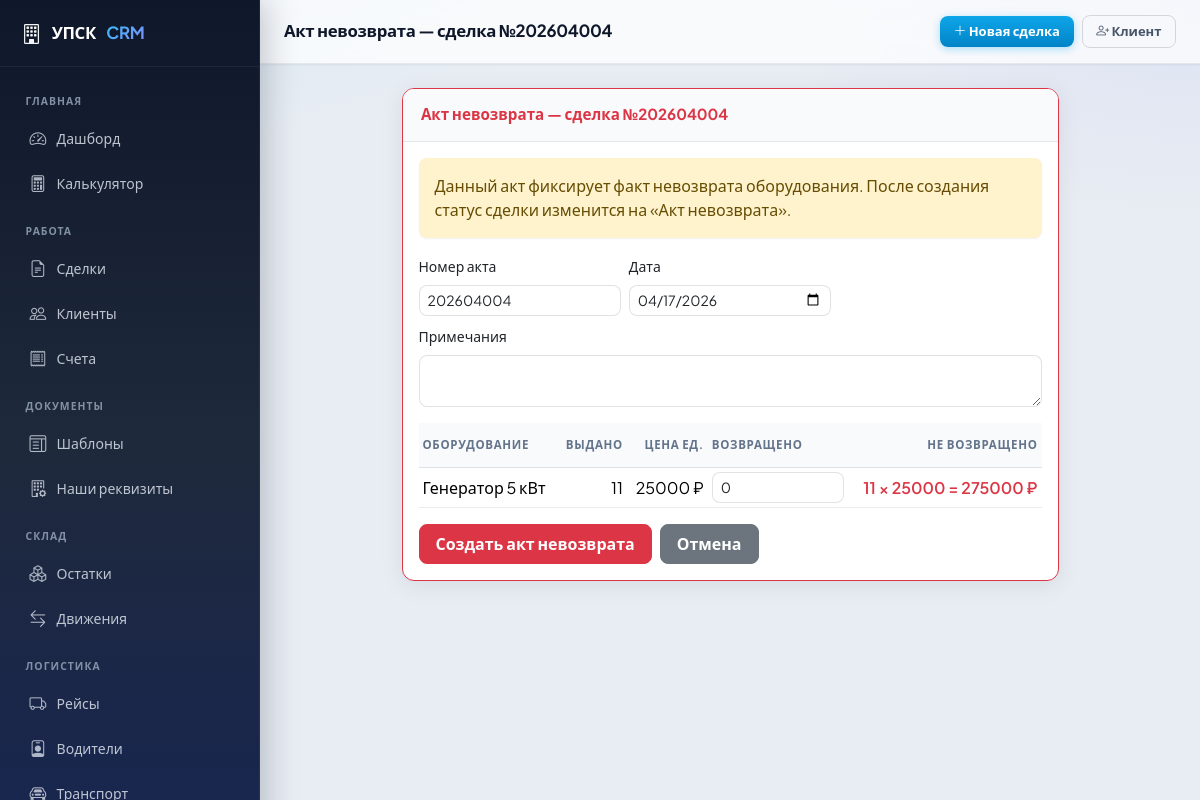
The app's page /billing/non-return/deal/4/ with its own data.
### deals/models.py (models this page shows, shortened)
class Deal(models.Model):
    number = models.CharField('Номер сделки', max_length=50, unique=True)
    client = models.ForeignKey('clients.Client', on_delete=models.PROTECT,
                               related_name='deals', verbose_name='Клиент')
    our_entity = models.ForeignKey(
        'documents.OurLegalEntity',
        on_delete=models.PROTECT,
        related_name='deals',
        verbose_name='Наша организация',
        null=True,
        blank=True,
    )
    status = models.CharField('Статус', max_length=30, choices=DEAL_STATUS_CHOICES, default='new')
    created_at = models.DateTimeField('Создана', auto_now_add=True)
    updated_at = models.DateTimeField('Обновлена', auto_now=True)
    start_date = models.DateField('Дата начала аренды', null=True, blank=True)
    end_date = models.DateField('Дата окончания аренды', null=True, blank=True)
    actual_return_date = models.DateField('Фактический возврат', null=True, blank=True)
    city = models.CharField('Город', max_length=50, choices=CITY_CHOICES, default='Екатеринбург')
    delivery_address = models.TextField('Адрес доставки', blank=True)
    delivery_cost = models.DecimalField('Стоимость доставки (1 рейс)', max_digits=10, decimal_places=2, default=0)
    vat_mode = models.CharField('НДС', max_length=20, choices=VAT_CHOICES, default='no_vat')
    deposit_pct = models.DecimalField('Залог %', max_digits=5, decimal_places=2, default=10)
    total_area = models.DecimalField('Площадь (м²)', max_digits=10, decimal_places=2, default=0)
    rental_days = models.IntegerField('Срок аренды (дней)', default=30)
    daily_cost = models.DecimalField('Суточная стоимость', max_digits=10, decimal_places=2, default=0)
    total_rental = models.DecimalField('Итого аренда', max_digits=12, decimal_places=2, default=0)
    market_value = models.DecimalField('Рыночная стоимость оборудования', max_digits=12, decimal_places=2, default=0)
    deposit_amount = models.DecimalField('Сумма залога', max_digits=12, decimal_places=2, default=0)
    grand_total = models.DecimalField('Итого к оплате', max_digits=12, decimal_places=2, default=0)
    notes = models.TextField('Примечания', blank=True)
    contract_number = models.CharField('Номер договора', max_length=100, blank=True)
    contract_date = models.DateField('Дата договора', null=True, blank=True)
    class Meta:
        verbose_name = 'Сделка'
        verbose_name_plural = 'Сделки'
        ordering = ['-created_at']

class DealEquipmentItem(models.Model):
    deal = models.ForeignKey(Deal, on_delete=models.CASCADE,
                             related_name='equipment_items', verbose_name='Сделка')
    section = models.ForeignKey(DealSection, on_delete=models.CASCADE, null=True, blank=True,
                                related_name='equipment_items', verbose_name='Раздел')
    equipment_type = models.ForeignKey('equipment.EquipmentType', on_delete=models.PROTECT,
                                       verbose_name='Тип оборудования')
    quantity = models.IntegerField('Количество', default=0)
    unit_price = models.DecimalField('Рыночная цена ед.', max_digits=10, decimal_places=2, default=0)
    daily_rental_rate = models.DecimalField('Суточная ставка (руб./ед.)', max_digits=10, decimal_places=2, default=0)
    class Meta:
        verbose_name = 'Позиция оборудования'
        verbose_name_plural = 'Позиции оборудования'
    @property
    def total_value(self):
        return self.quantity * float(self.unit_price)

### equipment/models.py (models this page shows, shortened)
class EquipmentType(models.Model):
    code = models.CharField('Код', max_length=50, unique=True)
    name = models.CharField('Наименование', max_length=200)
    category = models.ForeignKey(
        'pricing.EquipmentCategory', on_delete=models.SET_NULL,
        null=True, blank=True, related_name='equipment_types',
        verbose_name='Категория',
    )
    unit = models.CharField('Ед. изм.', max_length=20, default='шт')
    base_price = models.DecimalField(
        'Рыночная стоимость ед.', max_digits=10, decimal_places=2, default=0,
    )
    price_coefficient = models.DecimalField(
        'Коэффициент цены', max_digits=5, decimal_places=2, default=1.0,
    )
    daily_rental_rate = models.DecimalField(
        'Суточная ставка аренды (руб.)', max_digits=10, decimal_places=2, default=0,
    )
    weight_per_unit = models.DecimalField('Вес ед. (кг)', max_digits=8, decimal_places=3, default=0)
    volume_per_unit = models.DecimalField('Объём ед. (м3)', max_digits=8, decimal_places=4, default=0)
    is_active = models.BooleanField('Активно', default=True)
    class Meta:
        verbose_name = 'Тип оборудования'
        verbose_name_plural = 'Типы оборудования'
        ordering = ['name']

### billing/views.py (the view, shortened to what this page needs)
# urls.py: path('non-return/deal/<int:deal_pk>/', views.non_return_act_create, name='non_return_act_create'),
def non_return_act_create(request, deal_pk):
    deal = get_object_or_404(Deal, pk=deal_pk)
    equipment_items = deal.equipment_items.select_related('equipment_type').all()
    return render(request, 'billing/non_return_form.html', {
        'deal': deal, 'equipment_items': equipment_items,
        'today': timezone.now().date(),
        'page_title': f'Акт невозврата — сделка №{deal.number}',
    })

### templates/billing/non_return_form.html (shortened to what this page needs)
{% extends "base.html" %}
{% block content %}
<div class="row justify-content-center">
<div class="col-lg-9">
  <div class="card border-danger">
    <div class="card-header text-danger fw-bold">Акт невозврата — сделка №{{ deal.number }}</div>
    <div class="card-body">
      <div class="alert alert-warning">Данный акт фиксирует факт невозврата оборудования. После создания статус сделки изменится на «Акт невозврата».</div>
      <form method="post">
        <div class="row g-2 mb-3">
          <div class="col-md-4">
            <label class="form-label small">Номер акта</label>
            <input type="text" class="form-control form-control-sm" name="number" value="{{ deal.number }}" required>
          </div>
          <div class="col-md-4">
            <label class="form-label small">Дата</label>
            <input type="date" class="form-control form-control-sm" name="date" value="{{ today|date:'Y-m-d' }}" required>
          </div>
          <div class="col-12">
            <label class="form-label small">Примечания</label>
            <textarea class="form-control form-control-sm" name="notes" rows="2"></textarea>
          </div>
        </div>
        <table class="table table-sm">
          <thead><tr><th>Оборудование</th><th class="text-end">Выдано</th><th class="text-end">Цена ед.</th><th style="width:140px">Возвращено</th><th class="text-end">Не возвращено</th></tr></thead>
          <tbody>
            {% for item in equipment_items %}
            <tr>
              <td>{{ item.equipment_type.name }}</td>
              <td class="text-end">{{ item.quantity }}</td>
              <td class="text-end">{{ item.unit_price|floatformat:0 }} ₽</td>
              <td>
                <input type="number" class="form-control form-control-sm" name="qty_ret_{{ item.pk }}"
                       value="0" min="0" max="{{ item.quantity }}"
                       onchange="calcNR(this, {{ item.quantity }}, {{ item.unit_price }})">
              </td>
              <td class="text-end fw-semibold text-danger" id="nr_{{ item.pk }}">
                {{ item.quantity }} × {{ item.unit_price|floatformat:0 }} = {{ item.total_value|floatformat:0 }} ₽
              </td>
            </tr>
            {% endfor %}
          </tbody>
        </table>
        <div class="d-flex gap-2">
          <button type="submit" class="btn btn-danger">Создать акт невозврата</button>
          <a href="{% url 'deal_detail' deal.pk %}" class="btn btn-secondary">Отмена</a>
        </div>
      </form>
    </div>
  </div>
</div>
</div>
{% endblock %}

### static/css/app.css (style rules this page uses)
:root { --sidebar-width: 260px; --topbar-height: 64px; --radius-sm: 8px; --radius-md: 12px; --radius-lg: 16px; --shadow-sm: 0 1px 2px rgba(15, 23, 42, 0.06); --shadow-md: 0 4px 24px rgba(15, 23, 42, 0.08); --shadow-lg: 0 12px 40px rgba(15, 23, 42, 0.12); --surface: #ffffff; --surface-2: #f8fafc; --border: rgba(15, 23, 42, 0.08); --accent: #0ea5e9; --accent-hover: #0284c7; --sidebar-bg: linear-gradient(180deg, #0f172a 0%, #1e293b 48%, #172554 100%); --sidebar-border: rgba(255, 255, 255, 0.06); --text-muted-custom: #64748b; --body-bg: #e8edf3; --bs-body-font-family: "Plus Jakarta Sans", system-ui, -apple-system, "Segoe UI", Roboto, sans-serif; --bs-primary: #0ea5e9; --bs-primary-rgb: 14, 165, 233; --bs-link-color: #0284c7; --bs-border-radius: var(--radius-sm); --bs-card-border-radius: var(--radius-md); }
*, *::before, *::after { box-sizing: border-box; }
body { font-family: var(--bs-body-font-family); background: var(--body-bg); background-image: radial-gradient(ellipse 120% 80% at 0% -20%, rgba(14, 165, 233, 0.12), transparent 50%), radial-gradient(ellipse 80% 60% at 100% 0%, rgba(99, 102, 241, 0.08), transparent 45%); background-attachment: fixed; color: #0f172a; -webkit-font-smoothing: antialiased; }
.card { border: 1px solid var(--border); border-radius: var(--radius-md); box-shadow: var(--shadow-md); background: var(--surface); overflow: hidden; }
.card-header { background: var(--surface-2) !important; border-bottom: 1px solid var(--border); font-weight: 600; font-size: 0.95rem; padding: 0.9rem 1.15rem; }
.table { --bs-table-hover-bg: rgba(14, 165, 233, 0.04); }
.table thead th { font-size: 0.72rem; font-weight: 700; text-transform: uppercase; letter-spacing: 0.06em; color: var(--text-muted-custom) !important; border-bottom-width: 1px; padding-top: 0.85rem; padding-bottom: 0.85rem; background: var(--surface-2); }
.table tbody td { vertical-align: middle; border-color: var(--border); }
.btn { font-weight: 600; border-radius: var(--radius-sm); padding: 0.45rem 1rem; }
.form-control, .form-select { border-radius: var(--radius-sm); border-color: rgba(15, 23, 42, 0.12); }
.alert { border: none; border-radius: var(--radius-sm); box-shadow: var(--shadow-sm); }

### records on screen
Deal: number "202604004"
DealEquipmentItem: equipment_type.name "Генератор 5 кВт", quantity "11", unit_price "25000", total_value "275000"

### other values on screen
{{ page_title|default:"" }} "Акт невозврата — сделка №202604004"
